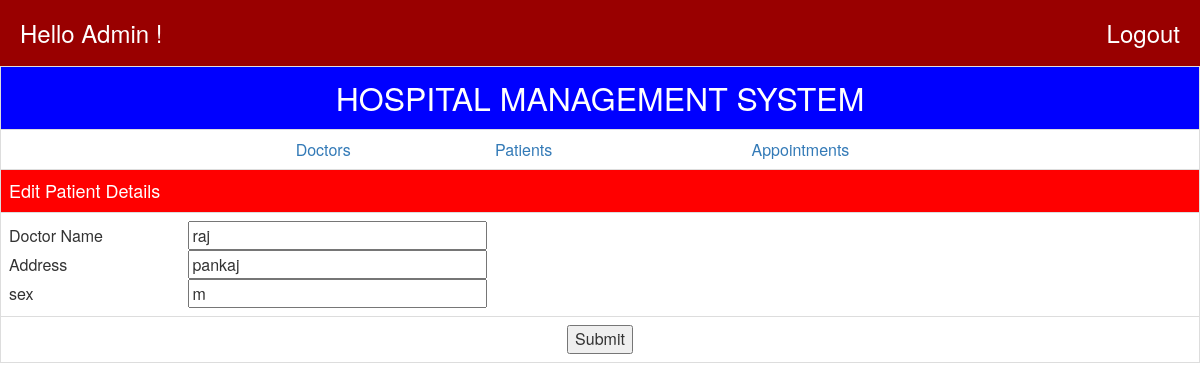
Screenshot of /pmod.php?rno=2 with the database file from the repository.
### tables this page shows
CREATE TABLE IF NOT EXISTS `patient` (
  `pno` int(10) NOT NULL,
  `pname` text NOT NULL,
  `fname` text NOT NULL,
  `sex` text NOT NULL,
  `address` varchar(30) NOT NULL,
  `contact` varchar(10) NOT NULL,
  `dinfo` varchar(15) NOT NULL,
  `amount` decimal(10,0) NOT NULL,
  `pshow` varchar(2) NOT NULL
);

### PMOD.php (the view, shortened to what this page needs)
<?php require('connection.php');?>
<html>
 <head>
<link rel="stylesheet" href="css/bootstrap.css"/>
 </head>
 <body>
<table class="table table-bordered">
<tr bgcolor=blue><td align=center><font SIZE=6 color=white>HOSPITAL
MANAGEMENT SYSTEM</font></td></tr>
<tr><td><table align=center width=750 cellspacing=0 cellpadding=5>
<tr><td align=center><a href=dlist.php>Doctors</td><td align=center><a
href=plist.php>Patients</td><td align=center><a
href=alist.php>Appointments</td>
</table></td></tr>
<?php
$rnooo=trim($_GET["rno"]);
$rs1=mysql_query("SELECT * from patient where pno='".$rnooo."'");
while( $row=mysql_fetch_array($rs1)) {
 echo "<tr bgcolor=red><td ><font size=4 color=white>Edit Patient
Details</font></td></tr>";
 echo "<form name=fpmod method=post action=pupdate.php>";
 echo "<tr><td><table width=750 cellspacing=0 cellpadding=5>";
 echo "<tr><td>Doctor Name</td><td><input type=text name=name
size=30 maxlength=30 value='".$row[1]."'></td></tr>";
 echo "<tr><td>Address</td><td><input type=text name=addr
size=30 maxlength=30  value='".$row[2]."'></td></tr>";
echo "<tr><td>sex</td><td><input type=text name=sex
size=30 maxlength=30  value='".$row[3]."'></td></tr>";
 echo "</table></td></tr>";
 echo "<tr><td colspan=2 align=center><input type=hidden name=rno value=".$rnooo."><input type=submit value=Submit></td></tr>";
 echo "</form>";
}
?>
</table>
</body>
</html>

### rows the page displays
patient: name "raj", addr "pankaj", sex "m"
